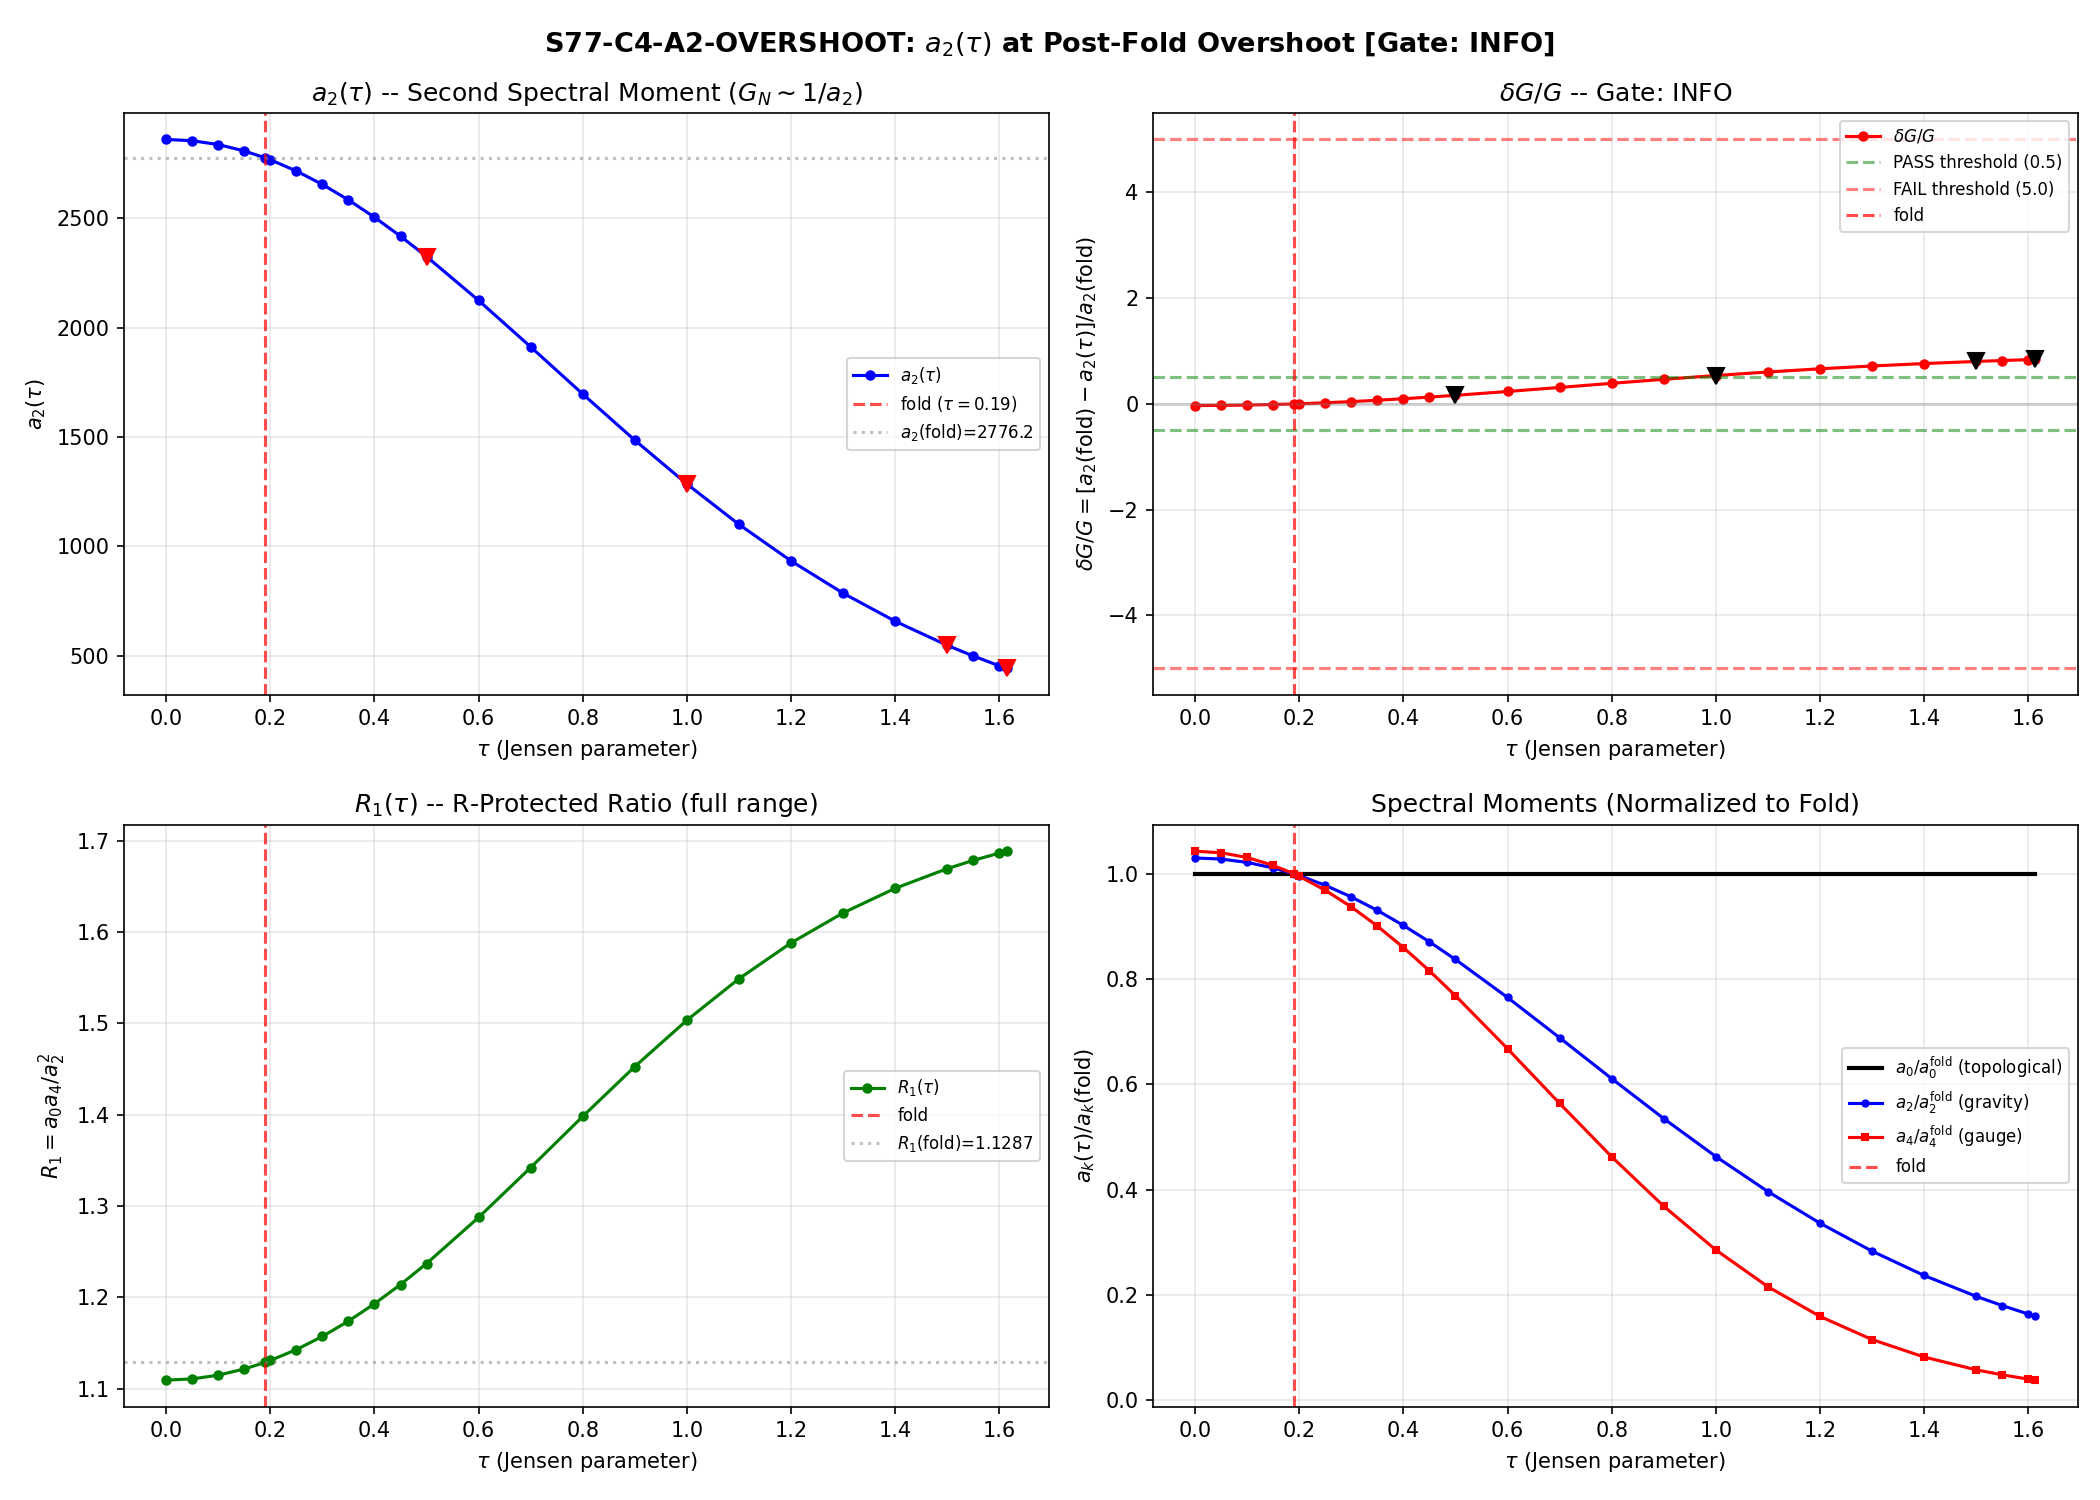

Write Python code to recreate this figure.
#!/usr/bin/env python3
"""
s77_a2_overshoot.py -- A2-OVERSHOOT (S77-C4-A2-OVERSHOOT)
============================================================

Gate: S77-C4-A2-OVERSHOOT
  PASS:  |delta_G/G| < 0.5 at ALL overshoot tau values
  FAIL:  |delta_G/G| > 5.0 at tau = 1.614
  INFO:  0.5 < |delta_G/G| < 5.0 (moderate variation)

Physics (substrate framing):
-----------------------------
G_N ~ 1/a_2 where a_2 is the second spectral moment (zeta_D(1) in half-
spectrum convention).  The modulus overshoots to tau ~ 1.614 after the
fold transit.  This computation maps a_2(tau) across [0, 1.614] to
determine how much Newton's constant varies during the overshoot epoch.

Context from prior sessions:
  - W2-F (R1-TAU-TRAJECTORY-77): a_0(tau) = 6440 = const (topological).
    R_1(tau) strictly monotone increasing, 11% variation across [0, 0.5].
  - W2-I: No oscillation (N_osc=0), modulus slides at terminal velocity.
  - S73B/S74: a_2(fold) = 2776.17, R_protected = 1.128655.

Method:
  For each tau in a grid covering [0, 1.614], compute D_K eigenvalues
  via Peter-Weyl at max_pq_sum=3, extract a_0, a_2, a_4, R_1.
  Compute delta_G/G = [a_2(fold) - a_2(tau)] / a_2(fold).

Agent: Spectral-Geometer (Session 77, Wave 3, W3-D)
"""

import numpy as np
import sys
import os
import time

SCRIPT_DIR = os.path.dirname(os.path.abspath(__file__))
sys.path.insert(0, SCRIPT_DIR)
os.chdir(SCRIPT_DIR)

import matplotlib
matplotlib.use('Agg')
import matplotlib.pyplot as plt

# CANONICAL CONSTANTS import
from canonical_constants import (
    tau_fold, PI,
    a0_fold, a2_fold, a4_fold,
    R_protected_fold,
)

# tier1 infrastructure
from dirac_spectrum import (
    su3_generators,
    compute_structure_constants,
    compute_killing_form,
    collect_spectrum,
    build_cliff8,
)

# ============================================================================
# CONFIGURATION
# ============================================================================

print("=" * 78)
print("S77-C4-A2-OVERSHOOT: a_2(tau) at Post-Fold Overshoot Values")
print("=" * 78)
print()

# Gate tau values (from task spec)
TAU_GATE = np.array([0.5, 1.0, 1.5, 1.614])  # (local) gate evaluation points

# Full grid: reference points + intermediate for smooth plot + gate points
TAU_GRID = np.array([
    0.00, 0.05, 0.10, 0.15, 0.19, 0.20, 0.25, 0.30, 0.35, 0.40, 0.45,
    0.50, 0.60, 0.70, 0.80, 0.90,
    1.00, 1.10, 1.20, 1.30, 1.40,
    1.50, 1.55, 1.60, 1.614,
])  # (local)

# Remove duplicates and sort
TAU_ALL = np.unique(TAU_GRID)  # (local)

MAX_PQ_SUM = 3  # (local) L_max=3, consistent with S74/S77-W2-F
EVAL_CUTOFF = 0.01  # (local) exclude near-zero eigenvalues

# Gate thresholds
PASS_THRESH = 0.5  # (local) |delta_G/G| < 0.5 = PASS
FAIL_THRESH = 5.0  # (local) |delta_G/G| > 5.0 at tau=1.614 = FAIL

print(f"  tau_fold (canonical) = {tau_fold}")
print(f"  a2_fold (canonical) = {a2_fold:.6f}")
print(f"  R_protected_fold (canonical) = {R_protected_fold:.6f}")
print(f"  L_max (max_pq_sum) = {MAX_PQ_SUM}")
print(f"  Eigenvalue cutoff = {EVAL_CUTOFF}")
print(f"  Tau grid: {len(TAU_ALL)} values in [{TAU_ALL[0]:.3f}, {TAU_ALL[-1]:.3f}]")
print(f"  Gate tau values: {TAU_GATE}")
print(f"  Gate: PASS if |delta_G/G| < {PASS_THRESH} at all tau")
print(f"         FAIL if |delta_G/G| > {FAIL_THRESH} at tau=1.614")
print(f"         INFO if {PASS_THRESH} < |delta_G/G| < {FAIL_THRESH}")
print()

# ============================================================================
# STEP 1: BUILD ALGEBRAIC INFRASTRUCTURE (once)
# ============================================================================

print("=" * 78)
print("STEP 1: ALGEBRAIC INFRASTRUCTURE")
print("=" * 78)

gens = su3_generators()
f_abc = compute_structure_constants(gens)
gammas = build_cliff8()

print(f"  8 su(3) generators, structure constants, 8 Clifford generators built")
print()

# ============================================================================
# STEP 2: COMPUTE SPECTRUM AND MOMENTS AT EACH TAU
# ============================================================================

print("=" * 78)
print("STEP 2: SWEEP TAU AND COMPUTE SPECTRAL MOMENTS")
print("=" * 78)


def compute_moments_at_tau(tau_val):
    """Compute a_0, a_2, a_4 in S73B half-spectrum convention at given tau.

    S73B convention:
      a_k = 0.5 * sum_{n: |lam_n| > cutoff} d_n * |lam_n|^{-k}
    where d_n = dim(p,q) is the Peter-Weyl degeneracy.

    Returns dict with a0, a2, a4, n_evals, lam_min, lam_max.
    """
    all_evals, eval_data = collect_spectrum(
        tau_val, gens, f_abc, gammas, max_pq_sum=MAX_PQ_SUM, verbose=False
    )

    # Extract absolute values and multiplicities
    abs_vals = []  # (local)
    mults = []  # (local)
    for ev, mult in all_evals:
        aev = abs(ev)  # (local)
        if aev > EVAL_CUTOFF:
            abs_vals.append(aev)
            mults.append(mult)

    abs_vals = np.array(abs_vals)  # (local)
    mults = np.array(mults, dtype=np.float64)  # (local)

    # S73B half-spectrum convention: factor 0.5
    a0 = 0.5 * float(np.sum(mults))  # (local)
    a2 = 0.5 * float(np.sum(mults / abs_vals**2))  # (local)
    a4 = 0.5 * float(np.sum(mults / abs_vals**4))  # (local)

    return {
        'tau': tau_val,
        'a0': a0,
        'a2': a2,
        'a4': a4,
        'n_evals': len(abs_vals),
        'lam_min': float(np.min(abs_vals)) if len(abs_vals) > 0 else np.nan,
        'lam_max': float(np.max(abs_vals)) if len(abs_vals) > 0 else np.nan,
    }


# Run sweep
results = []  # (local)
t_start = time.time()  # (local)

for i, tau_val in enumerate(TAU_ALL):
    t0 = time.time()  # (local)
    r = compute_moments_at_tau(tau_val)  # (local)
    dt = time.time() - t0  # (local)
    results.append(r)
    R1_val = r['a0'] * r['a4'] / r['a2']**2  # (local)
    delta_G = (a2_fold - r['a2']) / a2_fold  # (local)
    print(f"  [{i+1:2d}/{len(TAU_ALL)}] tau={tau_val:.4f}: "
          f"a0={r['a0']:.1f}, a2={r['a2']:.4f}, a4={r['a4']:.6f}, "
          f"R_1={R1_val:.6f}, delta_G/G={delta_G:+.4f}, "
          f"lam=[{r['lam_min']:.3f},{r['lam_max']:.3f}], "
          f"n={r['n_evals']}, dt={dt:.1f}s")

t_total = time.time() - t_start  # (local)
print(f"\n  Total computation time: {t_total:.1f}s")
print()

# ============================================================================
# STEP 3: EXTRACT ARRAYS AND COMPUTE DERIVED QUANTITIES
# ============================================================================

print("=" * 78)
print("STEP 3: a_2(tau) ANALYSIS AND DELTA_G/G")
print("=" * 78)

tau_arr = np.array([r['tau'] for r in results])  # (local)
a0_arr = np.array([r['a0'] for r in results])  # (local)
a2_arr = np.array([r['a2'] for r in results])  # (local)
a4_arr = np.array([r['a4'] for r in results])  # (local)
R1_arr = a0_arr * a4_arr / a2_arr**2  # (local)
delta_G_arr = (a2_fold - a2_arr) / a2_fold  # (local)  delta_G/G = [a2(fold) - a2(tau)] / a2(fold)

# Full table
print(f"\n  {'tau':>6}  {'a_0':>9}  {'a_2':>12}  {'a_4':>14}  {'R_1':>10}  {'delta_G/G':>11}  {'|dG/G|':>8}")
print(f"  " + "-" * 80)
for i in range(len(tau_arr)):
    marker = ""  # (local)
    if abs(tau_arr[i] - tau_fold) < 0.005:
        marker = " <-- FOLD"
    elif tau_arr[i] in TAU_GATE:
        marker = " <-- GATE"
    print(f"  {tau_arr[i]:6.3f}  {a0_arr[i]:>9.1f}  {a2_arr[i]:>12.4f}  {a4_arr[i]:>14.6f}  "
          f"{R1_arr[i]:10.6f}  {delta_G_arr[i]:+11.6f}  {abs(delta_G_arr[i]):8.4f}{marker}")

# ============================================================================
# STEP 4: CROSS-CHECKS
# ============================================================================

print(f"\n{'=' * 78}")
print("STEP 4: CROSS-CHECKS")
print("=" * 78)

# Cross-check 1: a_0 = const (topological, confirmed by W2-F)
a0_min = np.min(a0_arr)  # (local)
a0_max = np.max(a0_arr)  # (local)
a0_var_pct = 100 * (a0_max - a0_min) / np.mean(a0_arr)  # (local)
print(f"\n  [CC1] a_0 constancy: min={a0_min:.1f}, max={a0_max:.1f}, variation={a0_var_pct:.4f}%")
if a0_var_pct < 0.01:
    print(f"    PASS: a_0 = {np.mean(a0_arr):.1f} = const (topological invariant)")
else:
    print(f"    WARNING: a_0 varies by {a0_var_pct:.4f}% -- check eigenvalue counting")

# Cross-check 2: a_2 > 0 everywhere (positive Newton's constant)
a2_positive = np.all(a2_arr > 0)  # (local)
print(f"\n  [CC2] a_2 > 0 everywhere: {'PASS' if a2_positive else 'FAIL'}")
if a2_positive:
    print(f"    a_2 range: [{np.min(a2_arr):.4f}, {np.max(a2_arr):.4f}]")
else:
    print(f"    STRUCTURAL FAILURE: a_2 < 0 implies negative G_N")

# Cross-check 3: a_2 smoothness (no jumps > 20% between adjacent grid points)
a2_diffs = np.abs(np.diff(a2_arr) / a2_arr[:-1])  # (local)
max_jump = np.max(a2_diffs)  # (local)
smooth = max_jump < 0.20  # (local)
print(f"\n  [CC3] a_2 smoothness: max relative jump = {max_jump:.4f} ({100*max_jump:.2f}%)")
print(f"    {'PASS' if smooth else 'WARNING'}: a_2 is {'smooth' if smooth else 'discontinuous'}")

# Cross-check 4: R_1 consistency with W2-F at tau=0.5
idx_05 = np.argmin(np.abs(tau_arr - 0.5))  # (local)
if abs(tau_arr[idx_05] - 0.5) < 0.01:
    R1_at_05 = R1_arr[idx_05]  # (local)
    R1_w2f_05 = 1.237  # (local) from W2-F result: R_1(0.5) = 1.237
    R1_dev = abs(R1_at_05 - R1_w2f_05) / R1_w2f_05  # (local)
    print(f"\n  [CC4] R_1(0.5) consistency with W2-F:")
    print(f"    This computation: R_1(0.5) = {R1_at_05:.6f}")
    print(f"    W2-F result:      R_1(0.5) = {R1_w2f_05:.3f}")
    print(f"    Deviation: {100*R1_dev:.3f}% -- {'PASS' if R1_dev < 0.01 else 'CHECK'}")

# Cross-check 5: a_2 at fold matches canonical
idx_fold = np.argmin(np.abs(tau_arr - tau_fold))  # (local)
a2_at_fold = a2_arr[idx_fold]  # (local)
a2_fold_dev = abs(a2_at_fold - a2_fold) / a2_fold  # (local)
print(f"\n  [CC5] a_2(fold) matches canonical:")
print(f"    Computed: a_2(fold) = {a2_at_fold:.6f}")
print(f"    Canonical: a2_fold = {a2_fold:.6f}")
print(f"    Deviation: {100*a2_fold_dev:.4f}% -- {'PASS' if a2_fold_dev < 0.001 else 'CHECK'}")

# ============================================================================
# STEP 5: GATE EVALUATION
# ============================================================================

print(f"\n{'=' * 78}")
print("STEP 5: GATE EVALUATION -- S77-C4-A2-OVERSHOOT")
print("=" * 78)

print(f"\n  Gate definition:")
print(f"    PASS:  |delta_G/G| < {PASS_THRESH} at ALL gate tau values")
print(f"    FAIL:  |delta_G/G| > {FAIL_THRESH} at tau = 1.614")
print(f"    INFO:  {PASS_THRESH} < |delta_G/G| < {FAIL_THRESH}")

# Evaluate at gate points
gate_results = []  # (local)
print(f"\n  Gate tau  |  a_2(tau)     |  delta_G/G    |  |delta_G/G|")
print(f"  " + "-" * 60)
for tau_g in TAU_GATE:
    idx = np.argmin(np.abs(tau_arr - tau_g))  # (local)
    a2_g = a2_arr[idx]  # (local)
    dG_g = delta_G_arr[idx]  # (local)
    gate_results.append((tau_g, a2_g, dG_g))
    print(f"  {tau_g:>6.3f}  |  {a2_g:>12.4f}  |  {dG_g:+12.6f}  |  {abs(dG_g):10.6f}")

# Determine verdict
max_abs_dG = max(abs(dG) for _, _, dG in gate_results)  # (local)
dG_at_1614 = abs(gate_results[-1][2])  # (local) last entry is tau=1.614

if max_abs_dG < PASS_THRESH:
    verdict = "PASS"
    verdict_detail = f"|delta_G/G|_max = {max_abs_dG:.4f} < {PASS_THRESH}"
elif dG_at_1614 > FAIL_THRESH:
    verdict = "FAIL"
    verdict_detail = f"|delta_G/G|(1.614) = {dG_at_1614:.4f} > {FAIL_THRESH}"
else:
    verdict = "INFO"
    verdict_detail = f"|delta_G/G|_max = {max_abs_dG:.4f}, in [{PASS_THRESH}, {FAIL_THRESH}]"

print(f"\n  VERDICT: {verdict}")
print(f"    {verdict_detail}")
print(f"    Physical meaning: G_N varies by factor {1/(1-max_abs_dG) if max_abs_dG < 1 else 'INF':}")
print(f"    a_2(fold)/a_2(1.614) = {a2_fold / gate_results[-1][1]:.4f}")

# ============================================================================
# STEP 6: STRUCTURAL ANALYSIS
# ============================================================================

print(f"\n{'=' * 78}")
print("STEP 6: STRUCTURAL ANALYSIS")
print("=" * 78)

# a_2 behavior: monotonic?
a2_diffs_signed = np.diff(a2_arr)  # (local)
n_inc = np.sum(a2_diffs_signed > 0)  # (local)
n_dec = np.sum(a2_diffs_signed < 0)  # (local)
a2_monotone = (n_inc == 0) or (n_dec == 0)  # (local)
direction = "DECREASING" if n_dec > n_inc else "INCREASING"  # (local)

print(f"\n  a_2(tau) monotonicity: {n_inc} increasing, {n_dec} decreasing steps")
print(f"    {'MONOTONE ' + direction if a2_monotone else 'NON-MONOTONE'}")

# R_1 behavior across full range
R1_min = np.min(R1_arr)  # (local)
R1_max = np.max(R1_arr)  # (local)
R1_var_pct = 100 * (R1_max - R1_min) / np.mean(R1_arr)  # (local)
print(f"\n  R_1(tau) across [0, 1.614]:")
print(f"    min = {R1_min:.6f} at tau = {tau_arr[np.argmin(R1_arr)]:.3f}")
print(f"    max = {R1_max:.6f} at tau = {tau_arr[np.argmax(R1_arr)]:.3f}")
print(f"    total variation = {R1_var_pct:.2f}%")

# lambda_min behavior (smallest eigenvalue)
lam_min_arr = np.array([r['lam_min'] for r in results])  # (local)
print(f"\n  lambda_min(tau) across [0, 1.614]:")
print(f"    min = {np.min(lam_min_arr):.6f} at tau = {tau_arr[np.argmin(lam_min_arr)]:.3f}")
print(f"    max = {np.max(lam_min_arr):.6f} at tau = {tau_arr[np.argmax(lam_min_arr)]:.3f}")

# Jensen metric scale factors at tau=1.614 for context
tau_max = 1.614  # (local)
L1_max = np.exp(2 * tau_max)  # (local)
L2_max = np.exp(-2 * tau_max)  # (local)
L3_max = np.exp(tau_max)  # (local)
print(f"\n  Jensen scale factors at tau = {tau_max}:")
print(f"    L1(u(1))  = e^{{2*{tau_max}}} = {L1_max:.4f}")
print(f"    L2(su(2)) = e^{{-2*{tau_max}}} = {L2_max:.6f}")
print(f"    L3(C^2)   = e^{{{tau_max}}} = {L3_max:.4f}")
print(f"    su(2) shrinks by factor {L2_max:.2e}, C^2 expands by {L3_max:.2f}")
print(f"    L1*L2^3*L3^4 = {L1_max * L2_max**3 * L3_max**4:.6f} (volume-preserving check)")

# ============================================================================
# STEP 7: SAVE DATA
# ============================================================================

print(f"\n{'=' * 78}")
print("STEP 7: SAVE DATA")
print("=" * 78)

outfile = os.path.join(SCRIPT_DIR, 's77_a2_overshoot.npz')  # (local)
np.savez(outfile,
         tau=tau_arr,
         a0=a0_arr,
         a2=a2_arr,
         a4=a4_arr,
         R1=R1_arr,
         delta_G=delta_G_arr,
         lam_min=lam_min_arr,
         gate_tau=np.array([g[0] for g in gate_results]),
         gate_a2=np.array([g[1] for g in gate_results]),
         gate_dG=np.array([g[2] for g in gate_results]),
         verdict=np.array([verdict]),
         # Metadata
         a2_fold_canonical=np.array([a2_fold]),
         max_pq_sum=np.array([MAX_PQ_SUM]),
         eval_cutoff=np.array([EVAL_CUTOFF]),
         )
print(f"  Saved: {outfile}")

# ============================================================================
# STEP 8: PLOTS
# ============================================================================

print(f"\n{'=' * 78}")
print("STEP 8: PLOTS")
print("=" * 78)

fig, axes = plt.subplots(2, 2, figsize=(14, 10))

# Panel 1: a_2(tau)
ax = axes[0, 0]
ax.plot(tau_arr, a2_arr, 'b-o', markersize=4, label='$a_2(\\tau)$')
ax.axvline(tau_fold, color='red', linestyle='--', alpha=0.7, label=f'fold ($\\tau={tau_fold}$)')
ax.axhline(a2_fold, color='gray', linestyle=':', alpha=0.5, label=f'$a_2$(fold)={a2_fold:.1f}')
for tau_g in TAU_GATE:
    idx = np.argmin(np.abs(tau_arr - tau_g))
    ax.plot(tau_arr[idx], a2_arr[idx], 'rv', markersize=8)
ax.set_xlabel('$\\tau$ (Jensen parameter)')
ax.set_ylabel('$a_2(\\tau)$')
ax.set_title('$a_2(\\tau)$ -- Second Spectral Moment ($G_N \\sim 1/a_2$)')
ax.legend(fontsize=8)
ax.grid(True, alpha=0.3)

# Panel 2: delta_G/G
ax = axes[0, 1]
ax.plot(tau_arr, delta_G_arr, 'r-o', markersize=4, label='$\\delta G/G$')
ax.axhline(0, color='gray', linestyle='-', alpha=0.3)
ax.axhline(PASS_THRESH, color='green', linestyle='--', alpha=0.5, label=f'PASS threshold ({PASS_THRESH})')
ax.axhline(-PASS_THRESH, color='green', linestyle='--', alpha=0.5)
ax.axhline(FAIL_THRESH, color='red', linestyle='--', alpha=0.5, label=f'FAIL threshold ({FAIL_THRESH})')
ax.axhline(-FAIL_THRESH, color='red', linestyle='--', alpha=0.5)
ax.axvline(tau_fold, color='red', linestyle='--', alpha=0.7, label=f'fold')
for tau_g in TAU_GATE:
    idx = np.argmin(np.abs(tau_arr - tau_g))
    ax.plot(tau_arr[idx], delta_G_arr[idx], 'kv', markersize=8)
ax.set_xlabel('$\\tau$ (Jensen parameter)')
ax.set_ylabel('$\\delta G/G = [a_2(\\mathrm{fold}) - a_2(\\tau)] / a_2(\\mathrm{fold})$')
ax.set_title(f'$\\delta G/G$ -- Gate: {verdict}')
ax.legend(fontsize=8)
ax.grid(True, alpha=0.3)

# Panel 3: R_1(tau) full range
ax = axes[1, 0]
ax.plot(tau_arr, R1_arr, 'g-o', markersize=4, label='$R_1(\\tau)$')
ax.axvline(tau_fold, color='red', linestyle='--', alpha=0.7, label=f'fold')
ax.axhline(R_protected_fold, color='gray', linestyle=':', alpha=0.5, label=f'$R_1$(fold)={R_protected_fold:.4f}')
ax.set_xlabel('$\\tau$ (Jensen parameter)')
ax.set_ylabel('$R_1 = a_0 a_4 / a_2^2$')
ax.set_title('$R_1(\\tau)$ -- R-Protected Ratio (full range)')
ax.legend(fontsize=8)
ax.grid(True, alpha=0.3)

# Panel 4: a_0, a_2, a_4 together (normalized)
ax = axes[1, 1]
ax.plot(tau_arr, a0_arr / a0_fold, 'k-', linewidth=2, label='$a_0/a_0^{\\mathrm{fold}}$ (topological)')
ax.plot(tau_arr, a2_arr / a2_fold, 'b-o', markersize=3, label='$a_2/a_2^{\\mathrm{fold}}$ (gravity)')
ax.plot(tau_arr, a4_arr / a4_fold, 'r-s', markersize=3, label='$a_4/a_4^{\\mathrm{fold}}$ (gauge)')
ax.axvline(tau_fold, color='red', linestyle='--', alpha=0.7, label='fold')
ax.set_xlabel('$\\tau$ (Jensen parameter)')
ax.set_ylabel('$a_k(\\tau) / a_k(\\mathrm{fold})$')
ax.set_title('Spectral Moments (Normalized to Fold)')
ax.legend(fontsize=8)
ax.grid(True, alpha=0.3)

plt.suptitle(f'S77-C4-A2-OVERSHOOT: $a_2(\\tau)$ at Post-Fold Overshoot [Gate: {verdict}]',
             fontsize=13, fontweight='bold')
plt.tight_layout()

plotfile = os.path.join(SCRIPT_DIR, 's77_a2_overshoot.png')  # (local)
plt.savefig(plotfile, dpi=150)
print(f"  Saved: {plotfile}")
plt.close()

# ============================================================================
# STEP 9: SUMMARY
# ============================================================================

print(f"\n{'=' * 78}")
print("STEP 9: SUMMARY")
print("=" * 78)

print(f"\n  GATE: S77-C4-A2-OVERSHOOT")
print(f"  VERDICT: {verdict}")
print(f"  {verdict_detail}")
print()
print(f"  Key results:")
for tau_g, a2_g, dG_g in gate_results:
    print(f"    tau = {tau_g:.3f}: a_2 = {a2_g:.4f}, delta_G/G = {dG_g:+.6f} ({abs(dG_g)*100:.2f}%)")
print()
print(f"  a_0 = {np.mean(a0_arr):.1f} = const (confirmed topological)")
print(f"  a_2 direction: {direction}")
print(f"  a_2 range: [{np.min(a2_arr):.4f}, {np.max(a2_arr):.4f}]")
print(f"  R_1 range: [{R1_min:.6f}, {R1_max:.6f}] ({R1_var_pct:.2f}% variation)")
print(f"  G_N(fold)/G_N(1.614) = a_2(1.614)/a_2(fold) = {gate_results[-1][1]/a2_fold:.4f}")
print()
print(f"  Files: s77_a2_overshoot.npz, s77_a2_overshoot.png")
print(f"\n{'=' * 78}")
print("COMPUTATION COMPLETE")
print("=" * 78)
